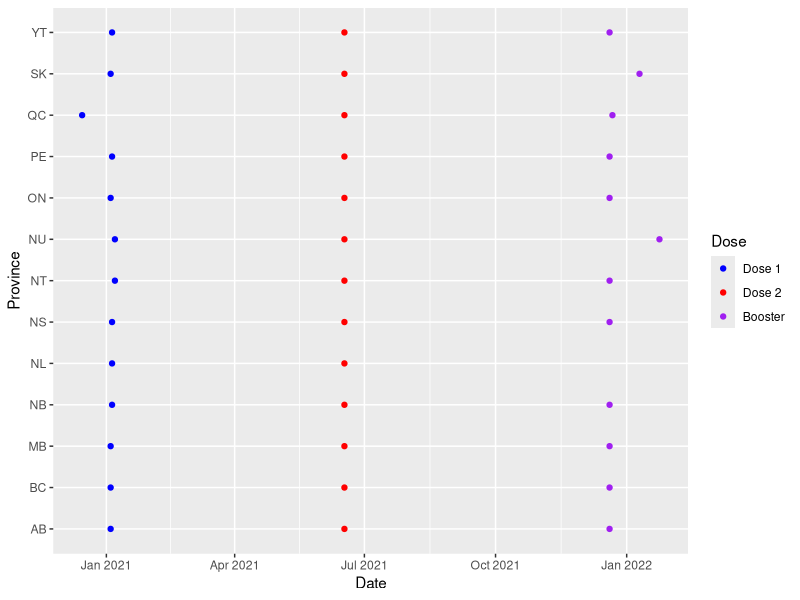
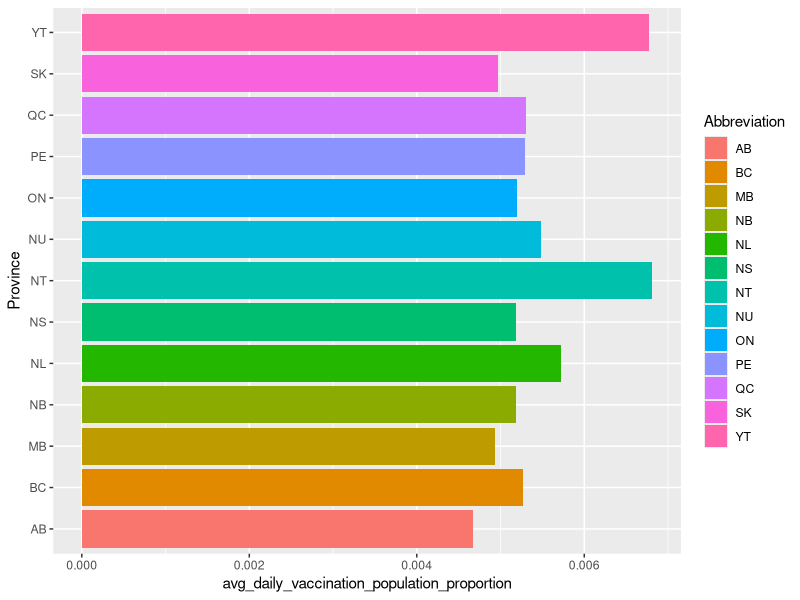
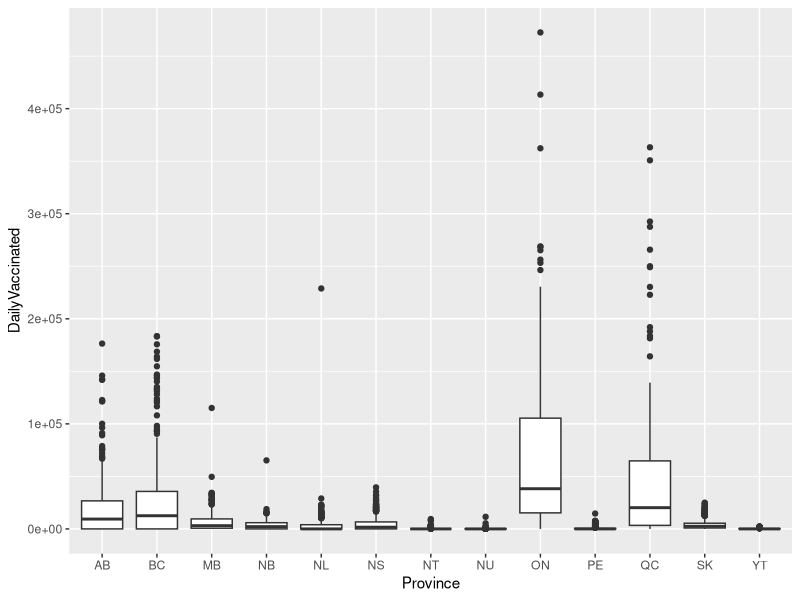
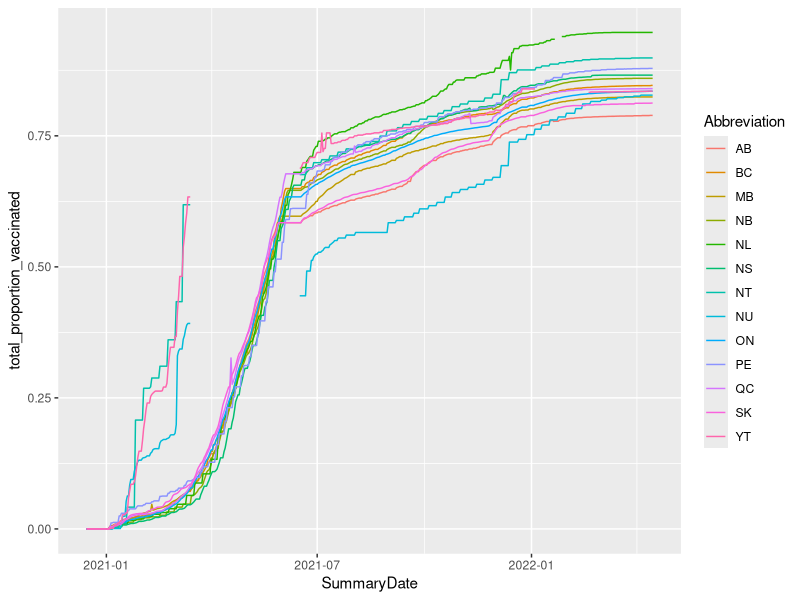
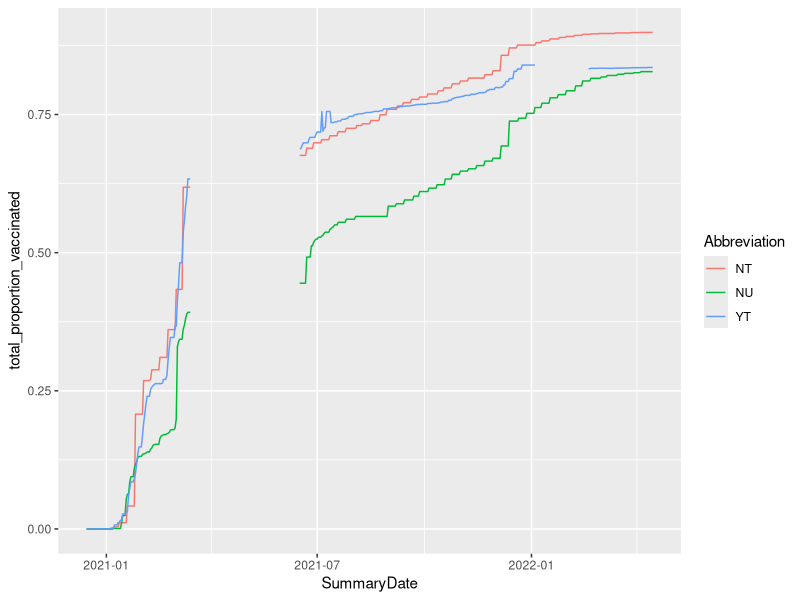
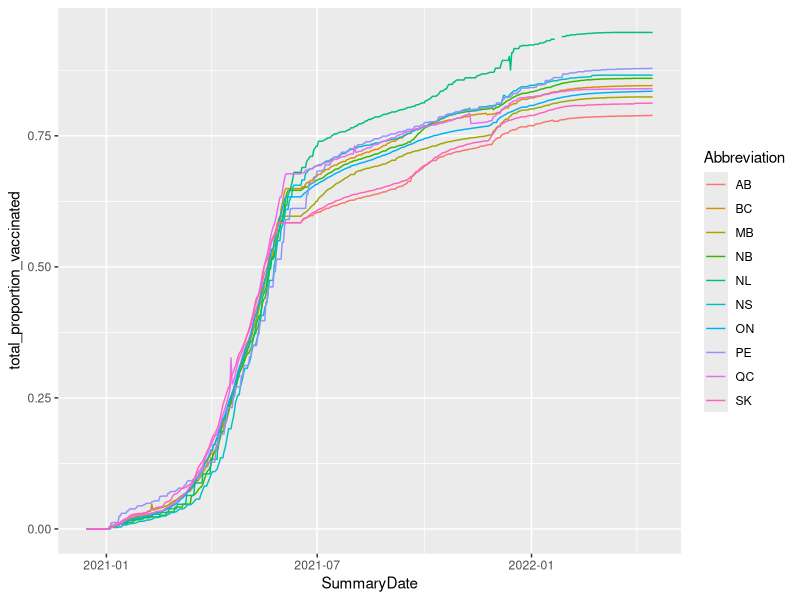
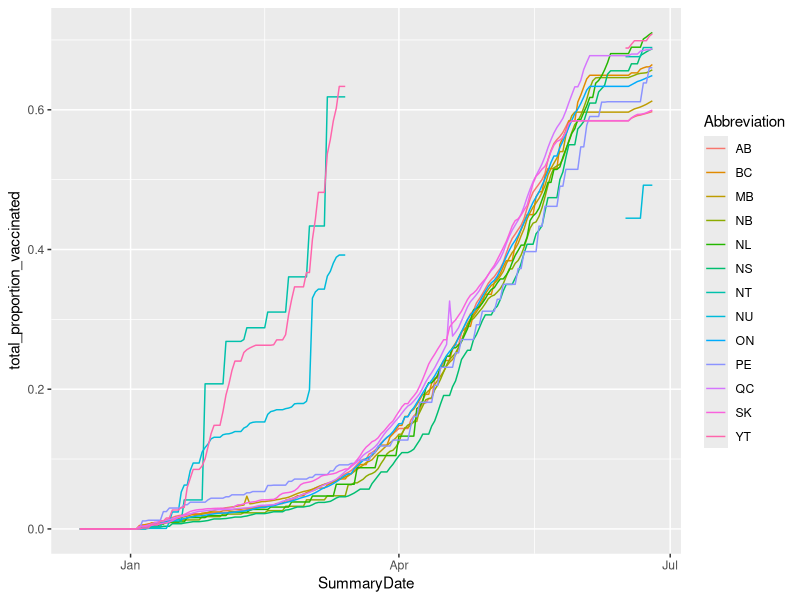
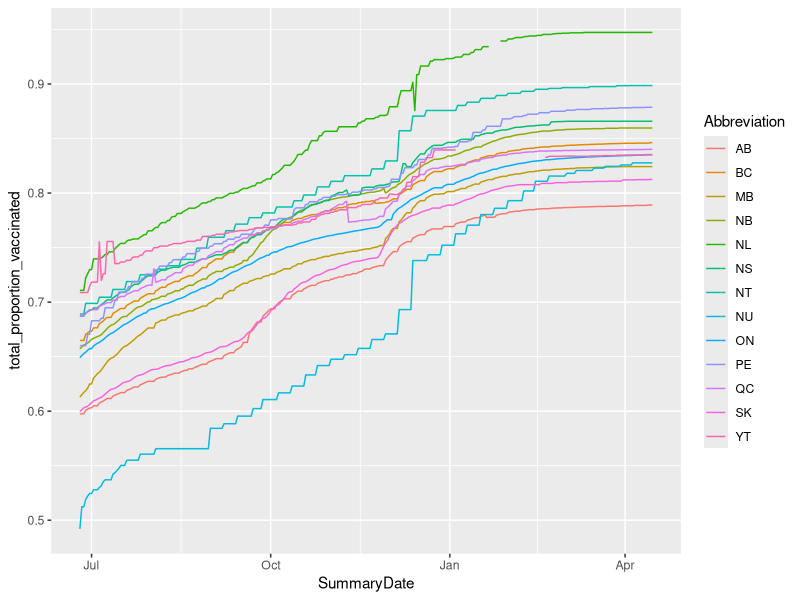

These figures' R source, in order:
# Libraries
library(tidyverse)
library(ggplot2)

## Read in the data set
full_covid_data_df <- read_csv("data/Provincial_Daily_Totals.csv")

## Convert the date to R Date objects
full_covid_data_df <- mutate(full_covid_data_df, SummaryDate=as.Date(SummaryDate))

## Find out when vaccines became available in Canada for all doses in all provinces.
## From this, we can see QC got access to vaccines first - 2020-12-15 - NU and NT last - 2021-01-07
with_first_dose_covid_data_df <- full_covid_data_df %>% filter(TotalVaccinated > 0, Abbreviation != "CA")
grouped_first_dose_df <- with_first_dose_covid_data_df %>% group_by(Abbreviation) %>% arrange(.by_group = T)
first_dose_summarized <- summarise(grouped_first_dose_df, first_dose_date=SummaryDate[1])

## Figure out the first time when people started getting their second dose of the vaccine in Canada
with_second_dose_covid_data_df <- full_covid_data_df %>% filter(TotalDose2 > 0, Abbreviation != "CA")
grouped_second_dose_df <- with_second_dose_covid_data_df %>% group_by(Abbreviation) %>% arrange(.by_group = T)
second_dose_summarized <- summarise(grouped_second_dose_df, second_dose_date=SummaryDate[1])

## Calculate the first time when people started getting their booster shot of the vaccine in Canada
## As you can see by the following data frames, NL is missing. This is due to our source data-set having no data for 
## NL booster shot counts. -> This is not to say that nobody in NL got a booster shot during the pandemic. 
with_booster_covid_data_df <- full_covid_data_df %>% filter(TotalBooster > 0, Abbreviation != "CA")
grouped_booster_df <- with_booster_covid_data_df %>% group_by(Abbreviation) %>% arrange(.by_group = T)
booster_summarized <- summarise(grouped_booster_df, booster_date=SummaryDate[1])

## Plotting the date by first recorded vaccine for each dose by province
ggplot() +
  geom_point(data=first_dose_summarized, mapping=aes(x=first_dose_date, y = Abbreviation, color="Dose 1")) +
  geom_point(data=second_dose_summarized, mapping=aes(x=second_dose_date, y = Abbreviation, color="Dose 2")) +
  geom_point(data=booster_summarized, mapping=aes(x=booster_date, y = Abbreviation, color="Booster")) +
  scale_color_manual(name='Dose',
                     breaks=c('Dose 1', 'Dose 2', 'Booster'),
                     values=c('Dose 1'='blue', 'Dose 2'='red', 'Booster'='purple')) +
  labs(x = "Date", y = "Province")

# It is important to note that this is not necessarily the first day that vaccines were started to be given out,
# but rather the first day that data was recorded.


## Population of all Provinces - For use in 'per-capita' data comparisons
### This data was retrieved from: https://www150.statcan.gc.ca/t1/tbl1/en/tv.action?pid=1710000901&cubeTimeFrame.startMonth=07&cubeTimeFrame.startYear=2022&cubeTimeFrame.endMonth=07&cubeTimeFrame.endYear=2022&referencePeriods=20220701%2C20220701
### and for simplicity, uses the current population of the provinces (as of Q3 2022).
### NL - 525,972
### PE - 170,688
### NS - 1,019,725
### NB - 812,061
### QC - 8,695,659
### ON - 15,109,416
### MB - 1,409,223
### SK - 1,194,803
### AB - 4,543,111
### BC - 5,319,324
### YT - 43,789
### NT - 45,605
### NU - 40,526

province_population_df <- data.frame (
  Abbreviation = c("NL", "PE", "NS", "NB", "QC", "ON", "MB", "SK", "AB", "BC", "YT", "NT", "NU"),
  Population = c(525972, 170688, 1019725, 812061, 8695659, 15109416, 1409223, 1194803, 4543111, 5319324, 43789, 45605, 40526)
) 

## Get the average vaccinations per day for each province
covid_data_with_avg <- full_covid_data_df %>% 
  left_join(province_population_df, by="Abbreviation") %>% 
  filter(Abbreviation != "RC", Abbreviation != "CA") %>% 
  group_by(Abbreviation) %>% 
  mutate(avg_daily_vaccinations=mean(DailyVaccinated, na.rm=T))

covid_data_with_avg <- covid_data_with_avg %>% filter(SummaryDate != "2021-04-24",SummaryDate !="2021-12-03", SummaryDate !="2022-02-17", SummaryDate !="2021-04-18", DailyVaccinated >= 0)

## Calculate the average daily vaccination rate for each province per-capita 
## (average proportion of population vaccinated each day)
covid_data_with_avg_summary <- covid_data_with_avg[!duplicated(covid_data_with_avg$Abbreviation),] %>% 
  summarise(avg_daily_vaccination_population_proportion=(avg_daily_vaccinations / Population))

## Bar chart plot by province for the above summary
ggplot(data = covid_data_with_avg_summary, mapping=aes(x=Abbreviation)) +
  geom_col(mapping=aes(y=avg_daily_vaccination_population_proportion, fill=Abbreviation)) +
  labs(x="Province") + 
  coord_flip()

# Boxplot for daily vaccinations
# As expected, we see that there is much more variance for some of the bigger provinces, as there is a much higher population
# and certain days saw much more vaccination than others.
ggplot(data = covid_data_with_avg, mapping=aes(x=Abbreviation, y=DailyVaccinated)) +
  geom_boxplot() +
  labs(x="Province")

# Calculate the total vaccination proportions over time for each province (at least one dose)
covid_data_total_vaccination_proportions <- full_covid_data_df %>% 
  left_join(province_population_df, by="Abbreviation") %>% 
  filter(Abbreviation != "RC", 
         Abbreviation != "CA",
         # First day where someone got vaccinated
         SummaryDate >= "2020-12-15", 
         # Remove 2021-04-23 -- No data available for any province
         SummaryDate != "2021-04-23") %>% 
  group_by(Abbreviation) %>% 
  # Modify data such that we can compare the amount of people per province who got at least 1 dose
  # even when that data is not available yet, by using the TotalVaccinated statistic until an accurate TotalDose1 
  # value is available.
  mutate(firstTotalDose1Appearance=first(TotalDose1[complete.cases(TotalDose1)])) %>% 
  # If TotalVaccinated is NA, convert to 0 or the last recorded value.
  mutate(TotalVaccinated=ifelse(is.na(TotalVaccinated), 
                                # 2021-01-07 is the first day all provinces had at least one vaccination
                                ifelse(SummaryDate <= "2021-01-07", 0, lag(TotalVaccinated)), 
                                TotalVaccinated)) %>%
  # If TotalDose1 is not available, use the TotalVaccinated instead, ONLY if it is less than the first appearing
  # TotalDose1 value in the dataset to avoid 'overcounting'
  mutate(TotalDose1=ifelse(is.na(TotalDose1), 
                           ifelse(firstTotalDose1Appearance <= TotalVaccinated, firstTotalDose1Appearance, TotalVaccinated), 
                           TotalDose1))

# Get the summary data for each province by date, per capita
covid_data_total_vaccination_proportions_summary <- covid_data_total_vaccination_proportions %>% 
  group_by(Abbreviation, SummaryDate) %>% 
  summarise(total_proportion_vaccinated=TotalDose1 / Population)

# Set the value of certain days where there was no accurate data available.
# Only occurred for the territories
summary_removed_errors <- covid_data_total_vaccination_proportions_summary %>% 
  mutate(total_proportion_vaccinated=ifelse(between(SummaryDate, as.Date("2021-03-15"), as.Date("2021-06-15")) & (Abbreviation == "NU" | Abbreviation == "YT" |Abbreviation == "NT"), NA, total_proportion_vaccinated))
summary_removed_errors <- summary_removed_errors %>% mutate(total_proportion_vaccinated=ifelse(between(SummaryDate, as.Date("2022-01-22"), as.Date("2022-01-26")) & (Abbreviation == "NL"),
                                                                                               NA, total_proportion_vaccinated))
summary_removed_errors <- summary_removed_errors %>% mutate(total_proportion_vaccinated=ifelse(between(SummaryDate, as.Date("2022-01-05"), as.Date("2022-02-18")) & (Abbreviation == "YT"),
                                                                                               NA, total_proportion_vaccinated))

  
# Provinces + Territories - full 
ggplot(data=summary_removed_errors, mapping=aes(x=SummaryDate, y=total_proportion_vaccinated, color=Abbreviation)) +
  geom_line()

# Territories - full
ggplot(data=summary_removed_errors %>% filter(Abbreviation == "NU" | Abbreviation == "YT" |Abbreviation == "NT"), mapping=aes(x=SummaryDate, y=total_proportion_vaccinated, color=Abbreviation)) +
  geom_line()

# Provinces - full
ggplot(data=summary_removed_errors %>% filter(Abbreviation != "NU" & Abbreviation != "YT" & Abbreviation != "NT"), mapping=aes(x=SummaryDate, y=total_proportion_vaccinated, color=Abbreviation)) +
  geom_line()

## Before July 2021 (Provinces + Territories) - full
# From this we can see that the territories had a much higher vaccination proportion at the start (January to Apr),
# We can also see that most provinces were vaccinating per capita at about an equal rate, until roughly July 2021,
# where noticably, provinces such as Alberta and SK's growth slowed down compared to other provinces.
ggplot(data=summary_removed_errors %>% filter(between(SummaryDate, as.Date("2020-12-15"), as.Date("2021-06-25"))), mapping=aes(x=SummaryDate, y=total_proportion_vaccinated, color=Abbreviation)) +
  geom_line()

## After July 2021 (Provinces + Territories) - full
# From this we can see that the provinces and territories became much more divided as tiem progressed.
ggplot(data=summary_removed_errors %>% filter(between(SummaryDate, as.Date("2021-06-25"), as.Date("2022-04-15"))), mapping=aes(x=SummaryDate, y=total_proportion_vaccinated, color=Abbreviation)) +
  geom_line()

# Summary of total percent of population vaccinated by Apr. 15 2022
summary_end_total_vaccination <- summary_removed_errors %>% summarise(end_total_vaccination_prop=max(total_proportion_vaccinated, na.rm=T))
summary_end_total_vaccination[order(-summary_end_total_vaccination$end_total_vaccination_prop),]


